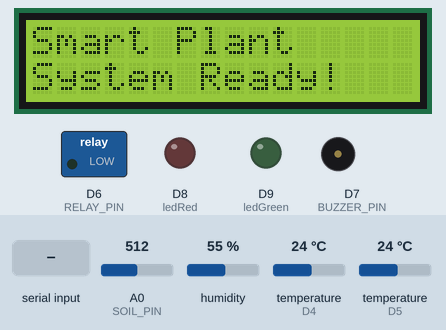
This sketch was run on a simulated Arduino Uno R4 WiFi. On the bench: 16×2 character LCD, switched loads named in the sketch (green lamp = pin HIGH), output pins drawn as LEDs (lit = HIGH), buzzer (waves = sounding). Dashed ring = blinking. Inputs (shaded band) come from the test bench; at power-on: humidity 55 %, temperature (sensors on D4, D5) 24 °C, A0 (SOIL_PIN) = 512. WiFi joins after 1.5 s; servers stay silent unless stated; the local clock reads 2024-03-15 10:24:30 at power-on unless the sketch sets it; storage starts empty; what the sketch prints to the serial monitor is not drawn.

Above: at 2.2 s.
At 5.38 s:
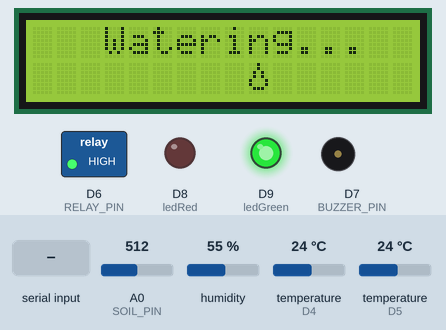
5.4 s: humidity set to 21 %
7.5 s: humidity set to 18 %
At 8.5 s:
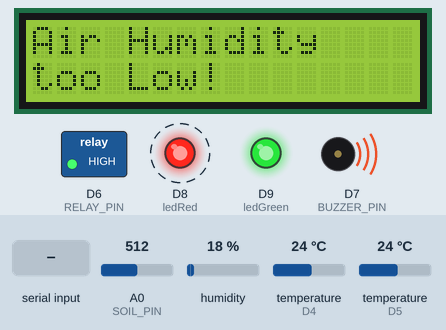
10.2 s: temperature (sensor on D4) set to 41 °C
At 10.35 s:
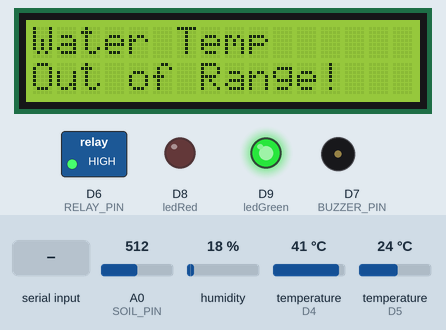
12.1 s: temperature (sensor on D5) set to 41 °C
At 12.65 s:
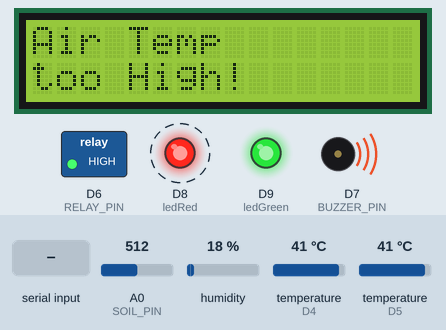
14.1 s: "S" received over the second serial link
17.4 s: "W" received over the second serial link
At 20.14 s:
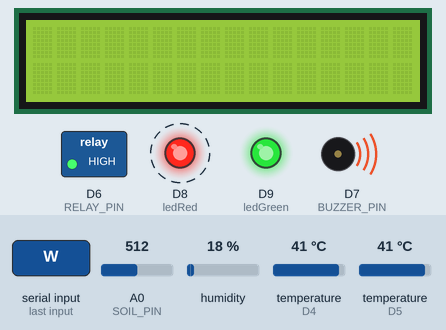
Timing chart, 0 to 20.7 s (numbered marks = the images above; inputs shaded):
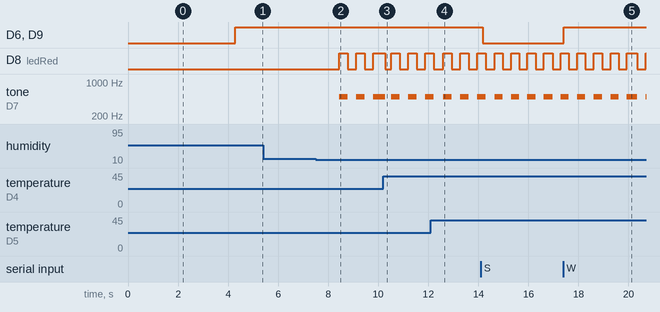

The sketch:

Smart_Plant_Monitoring_Main.ino
```cpp
/***************************************************************************
Author: Kewin Wan, Chen Yu Wei
Subject: Team Project
Title: Smart Plant Monitoring System
Programme: Mechanical and Manufacturing Engineering
Institution: Munster Technological University

Hardware: Arduino Uno R4 WiFi, HC-05, Micro SD Card Adapter, RTC DS3231,
          Capacitive Soil Moisture Sensor v2.0, DHT11, DS18B20, LCD1602I2C,
          5V Relay, Water Pump, PiezoBuzzer, LEDs.
Software: Arduino IDE, ThingSpeak server
***************************************************************************/
// This source file is the main program of the Smart Plant Monitoring System, all the sub-functions are called and run in this program.

// --- Libraries ---
#include <LiquidCrystal_I2C.h>
#include <RTClib.h>
#include <Wire.h>

#include "Bluetooth.h"
#include "Droplet.h"
#include "Logger.h"
#include "Sensors.h"
#include "WiFiThingSpeak.h"

// --- Define Pins ---
#define SOIL_PIN    A0
#define RELAY_PIN   6
#define BUZZER_PIN  7
#define ledRed      8
#define ledGreen    9

// --- LCD & RTC setup ---
LiquidCrystal_I2C lcd(0x27, 16, 2);
RTC_DS3231 rtc;

// --- Soil Calibration Values ---  (Adjust based on your reference)
int dryValue = 540;
int wetValue = 265;
int soilValue;
int moisturePercent;
const int moistureThreshold = 20; // Moisture below 20%
bool moistErrorPrinted = false;

// --- Timing Variables ---
unsigned long lastPageSw = 0;
int currentPage = 0;
const int pageDelay = 3000; // Sw page every 3 secs

unsigned long lastUpdateTime = 0;
unsigned long lastWateringTime = 0;
bool watering = false;

bool triggerAlarm = false;
bool buzzerState = false; // true = ON, false = OFF
unsigned long lastBeepTime = 0;
const unsigned long beepInterval = 250;

bool airTempAlertPrinted = false;
bool airHumAlertPrinted = false;
bool waterTempAlertPrinted = false;

void setup() {
  Serial.begin(9600);

  pinMode(RELAY_PIN, OUTPUT);
  pinMode(BUZZER_PIN, OUTPUT);
  pinMode(ledRed, OUTPUT);
  pinMode(ledGreen, OUTPUT);
  digitalWrite(RELAY_PIN, LOW);  // Ensure pump is off at start
  noTone(BUZZER_PIN);            // Ensure buzzer off at start
  digitalWrite(ledRed, LOW);
  digitalWrite(ledGreen, LOW);

  // --- Sub-Functions init ---
  initBluetooth();
  createDroplet(lcd);
  initLogger();
  initSensors();
  initWiFi();

  // --- RTC init ---
  if (!rtc.begin()) {
    Serial.println("Couldn't find RTC");
    while (1);
  }

  if (rtc.lostPower()) {
    Serial.println("RTC lost power, setting time...");
    rtc.adjust(DateTime(F(__DATE__), F(__TIME__)));  // Set from compile time
  }

  // --- LCD init ---
  lcd.init();
  lcd.backlight();
  lcd.setCursor(0,0); lcd.print(F("Smart Plant"));
  lcd.setCursor(0,1); lcd.print(F("System Ready!"));

  Serial.println(F("Smart Plant Watering System Ready"));
  Serial.println(F("=============================="));

  delay(2000); // Pre-start message display
  lcd.clear();
}

void loop() {

  // --- Call out Sub-Functions ---
  handleBluetooth();  // Check for Bluetooth commands
  if (millis() % 5000 < 50) sendBluetoothData(); // Bluetooth data update every 5s
  handleLogging();    // Log data to SD card every 30 secs
  bool sensorOk = readSensors(); // Read and check all sensors
  handleThingSpeak(); // Online data update every 20s
  readMoisture(); // Acquire soil moisture data

  unsigned long currentTime = millis();

  // --- Sensors Serial Monitor Display Update (every 2 sec) ---
  if (sensorOk && !triggerAlarm) {
    if (currentTime - lastUpdateTime >= 2000) {
      lastUpdateTime = currentTime;
      Serial.print("Moisture: ");
      Serial.print(moisturePercent); Serial.print("% | "); Serial.println(soilValue);

      Serial.print("Air Temp: ");
      Serial.print(airTemp); Serial.println("°C");

      Serial.print("Air Humidity: ");
      Serial.print(airHumidity); Serial.println("%");

      Serial.print("Water Temp: ");
      Serial.print(waterTemperature); Serial.println("°C");
      Serial.println("==============================");
    }
  }

  // --- Read RTC Time ---
  DateTime now = rtc.now();
  char dateBuffer[11];
  char timeBuffer[9];
  sprintf(dateBuffer, "%02d/%02d/%04d", now.day(), now.month(), now.year());
  sprintf(timeBuffer, "%02d:%02d:%02d", now.hour(), now.minute(), now.second());

  // --- Display Sensor Data (cycling pages) ---
  if (!triggerAlarm && !watering) {
    if (currentTime - lastPageSw >= pageDelay) {
      lastPageSw = currentTime;
      currentPage = (currentPage + 1) % 3;
      lcd.clear();

      // --- IF NOT sensors failed THEN print the values ---
      if (!sensorOk) {
        lcd.setCursor(0,0); lcd.print("Sensor Error!");
        lcd.setCursor(0,1); lcd.print("Check Sensors!");

      } else {
        if (currentPage == 0) {
          // --- Date & Time Display ---
          lcd.setCursor(0,0);
          lcd.print("Date: "); lcd.print(dateBuffer);
          lcd.setCursor(0,1);
          lcd.print("Time: "); lcd.print(timeBuffer);
        }
        if (currentPage == 1) {
          // --- Moisture & Water Temp display ---
          lcd.setCursor(0,0);
          lcd.print("Moist: ");
          lcd.print(moisturePercent); lcd.print("%");

          lcd.setCursor(0,1);
          lcd.print("Water: ");
          lcd.print(waterTemperature, 1); lcd.print(char(223)); lcd.print("C");

        } else if (currentPage == 2) {
          // --- Air Temp & Air Humidity display ---
          lcd.setCursor(0,0);
          lcd.print("Air Temp: ");
          lcd.print(airTemp, 1); lcd.print(char(223)); lcd.print("C");

          lcd.setCursor(0,1);
          lcd.print("Humidity: ");
          lcd.print(airHumidity, 1); lcd.print("%");
        }
      }
    }
  }

  // --- Auto Watering Logic ---
  if (sensorOk && !triggerAlarm) {
    if (!watering && moisturePercent < 20 && (now.hour() >= 6 && now.hour() <= 20)) {
      Serial.println("Watering plant...");
      digitalWrite(RELAY_PIN, HIGH);
      digitalWrite(ledGreen, HIGH);
      watering = true;
      lastWateringTime = currentTime;

      lcd.clear();
      lcd.setCursor(3,0);
      lcd.print("Watering...");
    }
  }

  // --- Watering Animation ---
  if (watering) {
    static int animationPosn = 0;
    lcd.setCursor(animationPosn,1); // Move the droplet across second line
    lcd.write(byte(0)); // Droplet saved as '0'
    int previousPosn = animationPosn -1; // Clear previous droplet
    if (previousPosn < 0) previousPosn = 15; // Wrap around LCD
    lcd.setCursor(previousPosn,1);
    lcd.print(" ");

    animationPosn++;
    if (animationPosn > 15) animationPosn = 0;
    //delay(100); //(adjust for slower/ faster animation)
  }

  // --- Stop Watering after 10 secs ---
  if (watering && (currentTime - lastWateringTime >= 10000)) {
    Serial.println("Watering complete!");
    digitalWrite(RELAY_PIN, LOW);
    digitalWrite(ledGreen, LOW);
    watering = false;
    lcd.clear();
  }

  // --- Check for Alarm System ---
  checkAlarms();
  if (triggerAlarm) {
    if (currentTime - lastBeepTime >= beepInterval) {
      lastBeepTime = currentTime;
      buzzerState = !buzzerState;

      // Non-Blocking Alarm Alerts
      if (buzzerState) {
        tone(BUZZER_PIN, 500);
        digitalWrite(ledRed, HIGH);
      } else {
        noTone(BUZZER_PIN);
        digitalWrite(ledRed, LOW);
      }
    }
  } else {
    noTone(BUZZER_PIN);
    digitalWrite(ledRed, LOW);
    buzzerState = false;
  }
}

// --- Read Soil Moisture ---
void readMoisture() {
  soilValue = analogRead(SOIL_PIN);
  moisturePercent = map(soilValue, dryValue, wetValue, 0, 100);
  moisturePercent = constrain(moisturePercent, 0, 100);
  if (soilValue <= 10 && soilValue >= 1020) {
    Serial.println("Moisture sensor not detected or faulty!");
    moistErrorPrinted = true;
  }
  if (soilValue > 10 && soilValue < 1020) {
    moistErrorPrinted = false;
  }
}

void checkAlarms() {
  triggerAlarm = false;

  if (waterTemperature < 5 || waterTemperature > 35) {
    triggerAlarm = true;
    if (!waterTempAlertPrinted) {
      Serial.println("Water temp out of range!");
      BTSerial.println("Water temp out of range!");
      lcd.clear();
      lcd.setCursor(0,0); lcd.print("Water Temp");
      lcd.setCursor(0,1); lcd.print("Out of Range!");
      waterTempAlertPrinted = true;
    }
  }

  if (airTemp > 35) {
    triggerAlarm = true;
    if (!airTempAlertPrinted) {
      Serial.println("Air temp too high!");
      BTSerial.println("Air temp too high!");
      lcd.clear();
      lcd.setCursor(0,0); lcd.print("Air Temp");
      lcd.setCursor(0,1); lcd.print("too High!");
      airTempAlertPrinted = true;
    }
  }

  if (airHumidity < 20) {
    triggerAlarm = true;
    if (!airHumAlertPrinted) {
      Serial.println("Humidity too low!");
      BTSerial.println("Humidity too low!");
      lcd.clear();
      lcd.setCursor(0,0); lcd.print("Air Humidity");
      lcd.setCursor(0,1); lcd.print("too Low!");
      airHumAlertPrinted = true;
    }
  }

  // Prevent alert message from flooding the monitor
  if (waterTemperature >= 5 && waterTemperature <= 35) waterTempAlertPrinted = false;
  if (airTemp <= 35) airTempAlertPrinted = false;
  if (airHumidity >= 20) airHumAlertPrinted = false;
}
```

Bluetooth.h
```cpp
// This source file contains the actual code for the Bluetooth module program.
// HC-05 Bluetooth Module

#ifndef BLUETOOTH_H
#define BLUETOOTH_H

#include <SoftwareSerial.h>
#include <RTClib.h>

// --- Create Bluetooth serial object ---
SoftwareSerial BTSerial(2, 3); // RX, TX

// --- Define Pins ---
#define RELAY_PIN 6
#define ledGreen  9

// --- External Variables ---
extern int moisturePercent;
extern float airTemp;
extern float airHumidity;
extern float waterTemperature;
extern bool triggerAlarm;
extern RTC_DS3231 rtc;

void initBluetooth() {
  BTSerial.begin(9600);
  Serial.println("✅ Bluetooth started: Connect to 'SmartPlantMonitor'");
  BTSerial.print("Bluetooth Ready!");
}

void sendBluetoothData() {
  DateTime now = rtc.now();

  BTSerial.println("=== Plant Status ===");
  BTSerial.print("Date: ");
  BTSerial.print(now.timestamp(DateTime::TIMESTAMP_DATE));
  BTSerial.print(" | Timestamp: ");
  BTSerial.print(now.timestamp(DateTime::TIMESTAMP_TIME));

  BTSerial.print(" | Moisture: ");
  BTSerial.print(moisturePercent); BTSerial.print("%");

  BTSerial.print(" | Air Temp: ");
  BTSerial.print(airTemp, 1); BTSerial.print("°C");

  BTSerial.print(" | Air Humidity: ");
  BTSerial.print(airHumidity, 1); BTSerial.print("%");

  BTSerial.print(" | Water Temp: ");
  BTSerial.print(waterTemperature, 1); BTSerial.println("°C");

  BTSerial.println("====================");
}

// --- Manual Watering Command ---
void handleBluetooth() {
  if (BTSerial.available()) {
    char cmd = BTSerial.read();
    if (cmd == 'W' || cmd == 'w') {
      BTSerial.println("Manual watering...");
      digitalWrite(RELAY_PIN, HIGH);
      digitalWrite(ledGreen, HIGH);
    } else if (cmd == 'S' || cmd == 's') {
      BTSerial.println("Watering complete");
      digitalWrite(RELAY_PIN, LOW);
      digitalWrite(ledGreen, LOW);
    } else {
      BTSerial.print("Unknown command");
    }
  }
}

#endif
```

Droplet.h
```cpp
// This source file contains the code for creating the water droplet character that is being called during watering animation.

#ifndef DROPLET_H
#define DROPLET_H

#include <LiquidCrystal_I2C.h>

// --- Define the droplet character ---
byte droplet[8] = {
  0b00100,
  0b00100,
  0b01010,
  0b01010,
  0b10001,
  0b10001,
  0b01110,
  0b00000
};

// --- Function to create droplet character ---
void createDroplet(LiquidCrystal_I2C &lcd) {
  lcd.createChar(0, droplet);
}

#endif
```

Logger.h
```cpp
// This source file contains the actual code for the SD card data logging program.
// Micro SD Card Adapter Module

#ifndef LOGGER_H
#define LOGGER_H

#include <SD.h>
#include <SPI.h>
#include <RTClib.h>

// ---SD Card Settings ---
#define SD_CS_PIN 10
File dataFile;

// --- Logging Time Control ---
unsigned long lastLogTime = 0;
const unsigned long logInterval = 10000;  // 10 secs logging interval
bool debugLogging = true;

// --- External Sensor Data Preferences ---
extern int moisturePercent;
extern float airTemp;
extern float airHumidity;
extern float waterTemperature;
extern RTC_DS3231 rtc;

void initLogger() {
  if (!SD.begin(SD_CS_PIN)) {
    Serial.println("SD Card initialization failed!");
    while (1); // Stop if SD card fails
  } else {
    if (debugLogging) Serial.println("SD Card initializes.");
  }
}

// --- Get File Name from Date ---
String getLogFileName(const DateTime& now) {
  char fileName[17];
  sprintf(fileName, "%04d%02d%02d.txt", now.year(), now.month(), now.day());
  return String(fileName);
}

// --- Log Data to SD Card ---
void logData() {
  DateTime now = rtc.now();
  if (!now.isValid()) {
    if (debugLogging) Serial.println("RTC time invalid! - skipping log.");
  }

  String fileName = getLogFileName(now);
  bool newFile = !SD.exists(fileName); // Check if the file is already exist

  dataFile = SD.open(fileName, FILE_WRITE);
  if (dataFile) {
    if (newFile) {
      dataFile.println("Timestamp,Moisture(%),AirTemp(C),Humidity(%),WaterTemp(C)");
    }

    char timestamp[9];
    sprintf(timestamp, "%02d:%02d:%02d", now.hour(), now.minute(), now.second());

    // --- Log Data ---
    dataFile.print(timestamp); dataFile.print(",");
    dataFile.print(moisturePercent); dataFile.print(",");
    dataFile.print(airTemp, 1); dataFile.print(",");
    dataFile.print(airHumidity, 1); dataFile.print(",");
    dataFile.println(waterTemperature, 1);
    dataFile.close(); // Save and close

    if (debugLogging) {
      Serial.print("Data logged to ");
      Serial.println(fileName);
    } else {
      if (debugLogging) Serial.println("Failed to open log file.");
    }
  }
}

// --- Log Sensors Data (every 10 secs) ---
void handleLogging() {
  unsigned long currentTime = millis();
  if (currentTime - lastLogTime >= logInterval) {
    lastLogTime = currentTime;
    logData();
  }
}

#endif
```

Sensors.h
```cpp
// This source file contains the actual code for the air temperature, humidity, and water temperature ADC program.
// DHT11, DS18B20 Modules

#ifndef SENSORS_H
#define SENSORS_H

#include <DHT.h>
#include <OneWire.h>
#include <DallasTemperature.h>

// --- DHT11 Sensor Setup ---
#define DHTPIN 5       // DHT11 connected to D4
#define DHTTYPE DHT11
DHT dht(DHTPIN, DHTTYPE);

// --- DS18B20 Sensor Setup ---
#define ONE_WIRE_BUS 4  // DS18B20 connected to D7
OneWire oneWire(ONE_WIRE_BUS);
DallasTemperature waterSensor(&oneWire);

// --- Sensors Variables ---
float airTemp = 0.0;
float airHumidity = 0.0;
float waterTemperature = 0.0;
const int airTempThreshold = 35;
const int airHumidityThreshold = 40;
const int lowWaterThreshold = 5;
const int highWaterThreshold = 35;

unsigned long lastTempReqTime = 0;
bool waterTempRequested = false;

bool dhtTempErrorPrinted = false;
bool dhtHumErrorPrinted = false;
bool dsbErrorPrinted = false;

void initSensors() {
  dht.begin();
  waterSensor.begin();
  waterSensor.setResolution(9); // Defaul resolution is 12-bits
}

bool readSensors() {
  bool success = true; // Assume everything is fine initally

  // --- Read Air Temperature and Humidity ---
  float temp = dht.readTemperature();
  float hum = dht.readHumidity();

  if (!isnan(temp)) {
    airTemp = temp;
    dhtTempErrorPrinted = false;
  } else {
    success = false;
    if (!dhtTempErrorPrinted) {
      Serial.println("Failed to read DHT11 Temp");
      dhtTempErrorPrinted = true;
    }
  }

  if (!isnan(hum)) {
    airHumidity = hum;
    dhtHumErrorPrinted = false;
  } else {
    success = false;
    if (!dhtHumErrorPrinted) {
      Serial.println("Failed to read DHT11 Humidity");
      dhtHumErrorPrinted = true;
    }
  }

  // --- Read Water Temperature (Non-Blocking) --- (REMOVE COMMENT FOR ALTERNATIVE)
  unsigned long currentTime = millis();

  // --- Get Temp reading whenever function is called ---
  /*if (!waterTempRequested) {
    lastTempReqTime = currentTime;
    waterSensor.requestTemperatures();
    waterTempRequested = true;
  }
  else if (currentTime - lastTempReqTime >= 100) {
    float waterTemp = waterSensor.getTempCByIndex(0);

    if (waterTemp != DEVICE_DISCONNECTED_C) {
      waterTemperature = waterTemp;
    } else {
      Serial.println("Failed to read DS18B20 Water Temperature!");
      success = false;
    }
    waterTempRequested = false; // Ready for next cycle
  }*/

    // --- Call Temp reading every 100ms ---
    if (currentTime - lastTempReqTime >= 100) {
    lastTempReqTime = currentTime;
    waterSensor.requestTemperatures();
    float waterTemp = waterSensor.getTempCByIndex(0);

    if ((waterTemp != DEVICE_DISCONNECTED_C)) {
      waterTemperature = waterTemp;
      dsbErrorPrinted = false;
    } else {
      success = false;
      if (!dsbErrorPrinted) {
        Serial.println("Failed to read DS18B20 sensor!");
        dsbErrorPrinted = true;
      }
    }
  }

  return success; // Return overall sensor status
}

#endif
```

Source omitted: WiFiThingSpeak.h (2306 bytes)

Measured:
- the behaviour switches between 20 and 19 % on humidity (found by bisection; images 1 and 2)
- after the input at 7.5 s, D8 (ledRed): alternates HIGH for 0.34 s and LOW for 0.34 s, starting after 0.94 s; tone on D7 (BUZZER_PIN): alternates 500 Hz for 0.34 s and silent for 0.34 s, starting after 0.94 s; the display: first differs from a run without the input after 0.94 s (image 2)
- after the input at 10.2 s, the display: changes after 0.08 s (image 3)
- after the input at 12.1 s, the display: first differs from a run without the input after 0.50 s (image 4)
- after the input at 17.4 s, D6 (RELAY_PIN), D9 (ledGreen): LOW → HIGH at once
- what the display in image 0 shows lasts 2.1 s, from 2.1 s to 4.2 s
